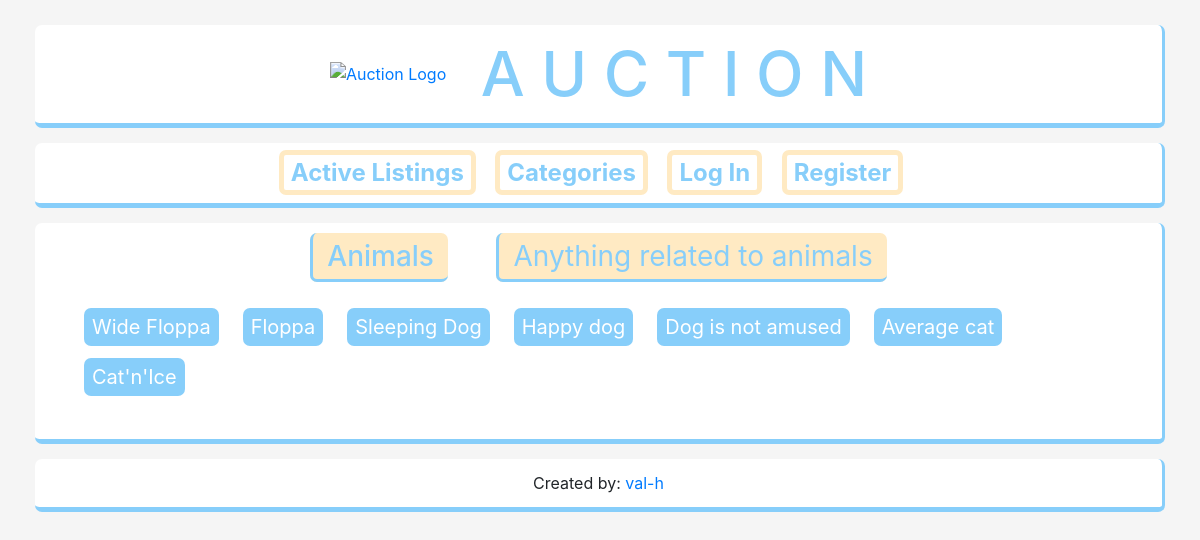
Page /categories/6 on the committed database.
### auctions/models.py (models this page shows, shortened)
class Category(models.Model):
    title = models.CharField(max_length=40)
    description = models.TextField()

class Listing(models.Model):
    title = models.CharField(max_length=80)
    description = models.TextField()
    owner = models.ForeignKey(User, on_delete=models.CASCADE, related_name="listings")
    date = models.DateTimeField(auto_now_add=True)
    start_price = models.DecimalField(max_digits=12, decimal_places=2)
    current_price = models.DecimalField(max_digits=12, decimal_places=2)
    active = models.BooleanField(default=True)
    winner = models.ForeignKey(User, blank=True, null=True, on_delete=models.CASCADE, related_name="auctions_won")
    image = models.ImageField(upload_to="images/", blank=True)
    category = models.ForeignKey(Category, on_delete=models.PROTECT, blank=True, related_name="listings")

### auctions/views.py (the view)
# urls.py: path("categories/<int:category_id>", views.category_view, name='category'),
def category_view(request, category_id):
    category = Category.objects.get(id=category_id)
    return render(request, 'auctions/category.html', {
        'category': category,
        'listings': category.listings.all(),
    })

### auctions/templates/auctions/category.html (shortened to what this page needs)
{% extends 'auctions/layout.html' %}
{% block body %}
    <div id="category-wrapper">
        <h2 id="category-title">{{ category.title }}</h2>
        <p id="category-description">{{ category.description }}</p>
        <div id="category-flex-container">
            {% for listing in listings %}
                <a class="category-item" href="{% url 'auctions:listing' listing.id %}">{{ listing.title }}</a>
            {% empty %}
                No listings available for this category.
            {% endfor %}
        </div>
    </div>
{% endblock %}

### auctions/static/auctions/style.css (style rules this page uses)
body { padding: 10px; background-color: whitesmoke; text-align: center; }
main #category-wrapper #category-title, main #category-wrapper #category-description { display: inline; color: lightskyblue; font-size: 28px; background-color: #ffeac3; border-radius: 7px; border: 3px solid lightskyblue; border-top: none; border-right: none; padding: 6px 14px; margin: 8px 22px; width: 300px; }
main #category-wrapper #category-flex-container { display: flex; flex-wrap: wrap; margin: 25px 20px; }
main #category-wrapper #category-flex-container .category-item { background-color: lightskyblue; color: white; font-size: 20px; padding: 4px 8px; margin: 6px 12px; border-radius: 7px; text-decoration: none; }

### rows in the picture
Category: title "Animals", description "Anything related to animals"
Listing: title "Wide Floppa"
Listing: title "Floppa"
Listing: title "Sleeping Dog"
Listing: title "Happy dog"
Listing: title "Dog is not amused"
Listing: title "Average cat"
Listing: title "Cat'n'Ice"
